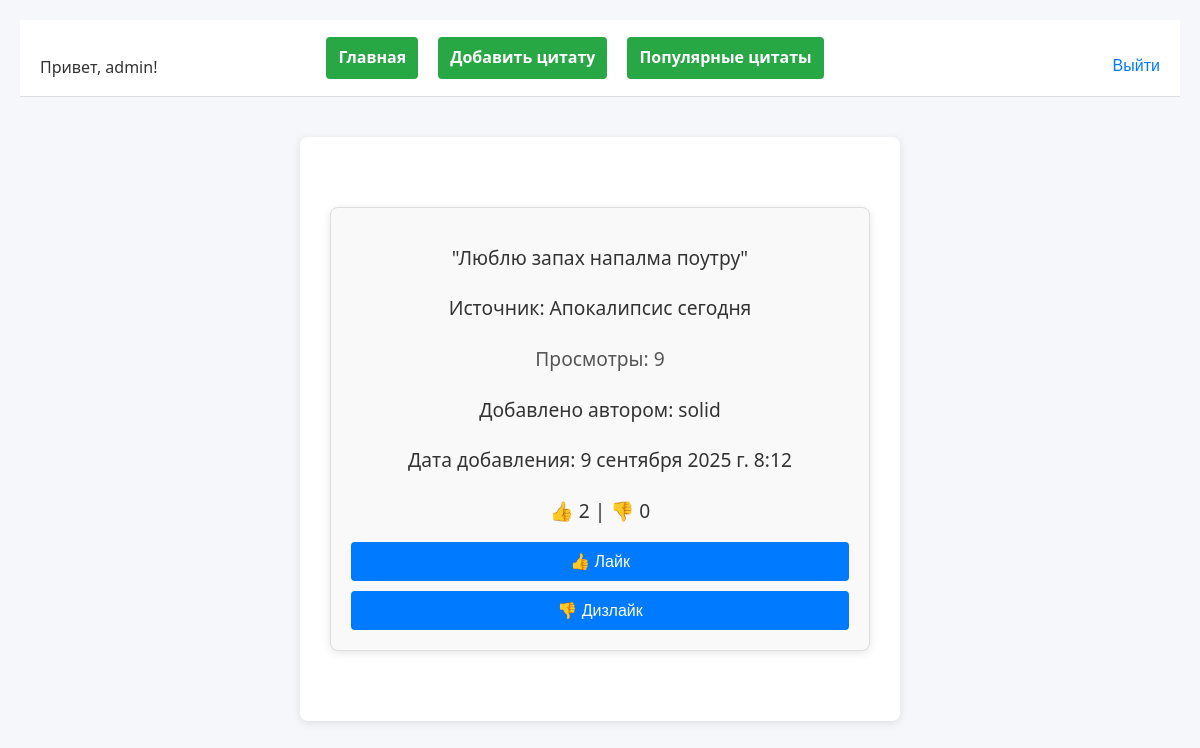
Screenshot of / (signed in) with the database file from the repository.
### app_quote/models.py (models this page shows, shortened)
class Quote(models.Model):
    source = models.CharField(max_length=100)
    text = models.TextField()
    weight = models.PositiveIntegerField(default=1, verbose_name='Вес')
    author = models.ForeignKey(
        User, on_delete=models.CASCADE, verbose_name='Автор'
    )
    created_at = models.DateTimeField(auto_now_add=True)
    class Meta:
        constraints = [
            models.UniqueConstraint(
                fields=['text'],
                name='unique_text',
                violation_error_message="Цитата уже существует для этого источника"
            ),
            models.CheckConstraint(
                check=~models.Q(source=''),
                name='non_empty_source',
                violation_error_message="Источник не может быть пустым"
            ),
        ]
    def like_count(self):
        return self.votes.filter(is_like=True).count()
    def dislike_count(self):
        return self.votes.filter(is_like=False).count()

### app_quote/views.py (the view, shortened to what this page needs)
# urls.py: path('', home, name='home'),
def home(request):
    quotes = list(Quote.objects.all())
    if not quotes:
        return render(request, 'home.html', {
            'quote': None,
            'view_count': 0,
            'no_quotes_message': "Еще нет цитат.",
        })
    weights = [q.weight for q in quotes]
    selected_quote = random.choices(quotes, weights=weights, k=1)[0]
    view_counter, created = ViewCounter.objects.get_or_create(
        quote=selected_quote)
    view_counter.count += 1
    view_counter.save()
    context = {
        'quote': selected_quote,
        'view_count': view_counter.count,
        'author': selected_quote.author.username,
        'create_at': selected_quote.created_at,
        'user_vote': None,
        'has_voted': False,
    }
    context.update({
        'like_count': selected_quote.like_count(),
        'dislike_count': selected_quote.dislike_count(),
    })
    if request.user.is_authenticated:
        try:
            user_vote = Vote.objects.get(
                user=request.user, quote=selected_quote)
            context['user_vote'] = user_vote.is_like
            context['has_voted'] = True
        except Vote.DoesNotExist:
            pass
    return render(request, 'home.html', context)

### app_quote/templates/home.html (shortened to what this page needs)
{% extends "base.html" %}
{% block content %}
  <div class="quote-card">
    {% if no_quotes_message %}
      <p>{{ no_quotes_message }}</p>
    {% else %}
      <p>"{{ quote.text }}"</p>
      <p>Источник: {{ quote.source }}</p>
      <p class="views">Просмотры: {{ view_count }}</p>
      <p class="author">Добавлено автором: {{ author }}</p>
      <p class="time">Дата добавления: {{ create_at }}</p>
      <p>
        👍 <span id="like-count">{{ like_count }}</span> |
        👎 <span id="dislike-count">{{ dislike_count }}</span>
      </p>
      {% if user.is_authenticated %}
        <form id="vote-form" method="post">
          <button
            type="submit"
            class="vote-btn"
            data-vote="like"
          >
            👍 Лайк
          </button>
          <button
            type="submit"
            class="vote-btn"
            data-vote="dislike"
          >
            👎 Дизлайк
          </button>
        </form>
      {% endif %}
    {% endif %}
  </div>
{% endblock %}

### app_quote/templates/base.html (shortened to what this page needs)
<!DOCTYPE html>
<html lang="ru">
<head>
    {% load static %}
    <link rel="stylesheet" href="{% static 'main.css' %}">
</head>
<body>
    <header>
        <div class="header-left">
            {% if user.is_authenticated %}
                <p>Привет, {{ user.username }}!</p>
            {% endif %}
        </div>
        <div class="header-center">
            {% if user.is_authenticated %}
                <a href="{% url 'home' %}" class="btn btn-home">Главная</a>
                <a href="{% url 'add_quote' %}" class="btn btn-add">Добавить цитату</a>
                <a href="{% url 'popular_quotes' %}" class="btn btn-popular">Популярные цитаты</a>
            {% endif %}
        </div>
        <div class="header-right">
            {% if user.is_authenticated %}
                <form action="{% url 'logout' %}" method="post" style="display: inline;">
                    <button type="submit" style="background: none; border: none; color: #007bff; cursor: pointer;">Выйти</button>
                </form>
            {% else %}
                <a href="{% url 'home' %}">Главная</a>
                <a href="{% url 'login' %}">Войти</a>
                <a href="{% url 'register' %}">Регистрация</a>
            {% endif %}
        </div>
    </header>
    <main>
        {% block content %}{% endblock %}
    </main>
</body>
</html>

### app_quote/static/main.css (style rules this page uses)
* { box-sizing: border-box; margin: 0; padding: 0; }
body { font-family: 'Segoe UI', Tahoma, Geneva, Verdana, sans-serif; background-color: #f5f7fa; color: #333; line-height: 1.6; padding: 20px; }
header { background-color: #ffffff; padding: 15px 20px; border-bottom: 1px solid #ddd; display: flex; justify-content: space-between; align-items: center; flex-wrap: wrap; }
.header-left, .header-right, .header-center { display: flex; align-items: center; }
.header-left p { margin-right: 20px; }
.header-left { margin-right: 0px; }
.header-center { flex: 0 0 auto; text-align: center; margin: 0 10px; margin-left: 100px; margin-right: 250px; }
.header-right { margin-left: 10px; grid-row: auto; }
header a { text-decoration: none; color: #007bff; font-weight: bold; margin-left: 10px; }
.header-right form { display: inline; margin: 0; }
.header-right button { background: none; border: none; color: #007bff; cursor: pointer; font-size: 1rem; padding: 0; }
main { max-width: 600px; margin: 40px auto; background: #fff; padding: 30px; border-radius: 8px; box-shadow: 0 2px 8px rgba(0, 0, 0, 0.1); }
form { display: flex; flex-direction: column; }
form button { margin-top: 20px; padding: 10px; background-color: #007bff; color: white; border: none; border-radius: 4px; cursor: pointer; font-size: 1rem; }
p { margin-top: 20px; }
a { color: #007bff; text-decoration: none; }
.quote-card { max-width: 600px; margin: 40px auto; background: #fff; padding: 30px; border-radius: 8px; box-shadow: 0 2px 8px rgba(0, 0, 0, 0.1); text-align: center; }
.quote-card p { font-size: 1.2rem; margin-bottom: 10px; }
.views { color: #555; margin-bottom: 20px; }
.quote-card button { margin: 5px; padding: 10px 15px; font-size: 1rem; cursor: pointer; }
.btn-add { margin-left: 20px; padding: 8px 12px; background-color: #28a745; color: white; border: none; border-radius: 4px; cursor: pointer; font-size: 1rem; }
.btn-home { margin-left: 20px; padding: 8px 12px; background-color: #28a745; color: white; border: none; border-radius: 4px; cursor: pointer; font-size: 1rem; }
.btn-popular { margin-left: 20px; padding: 8px 12px; background-color: #28a745; color: white; border: none; border-radius: 4px; cursor: pointer; font-size: 1rem; }
.quote-card { border: 1px solid #ddd; padding: 15px; border-radius: 8px; background-color: #f9f9f9; }

### rows the page displays
Quote: text "Люблю запах напалма поутру", source "Апокалипсис сегодня", created_at "9 сентября 2025 г. 8:12"

### other values shown
{{ user.username }} "admin"
{{ view_count }} "9"
{{ author }} "solid"
{{ like_count }} "2"
{{ dislike_count }} "0"
